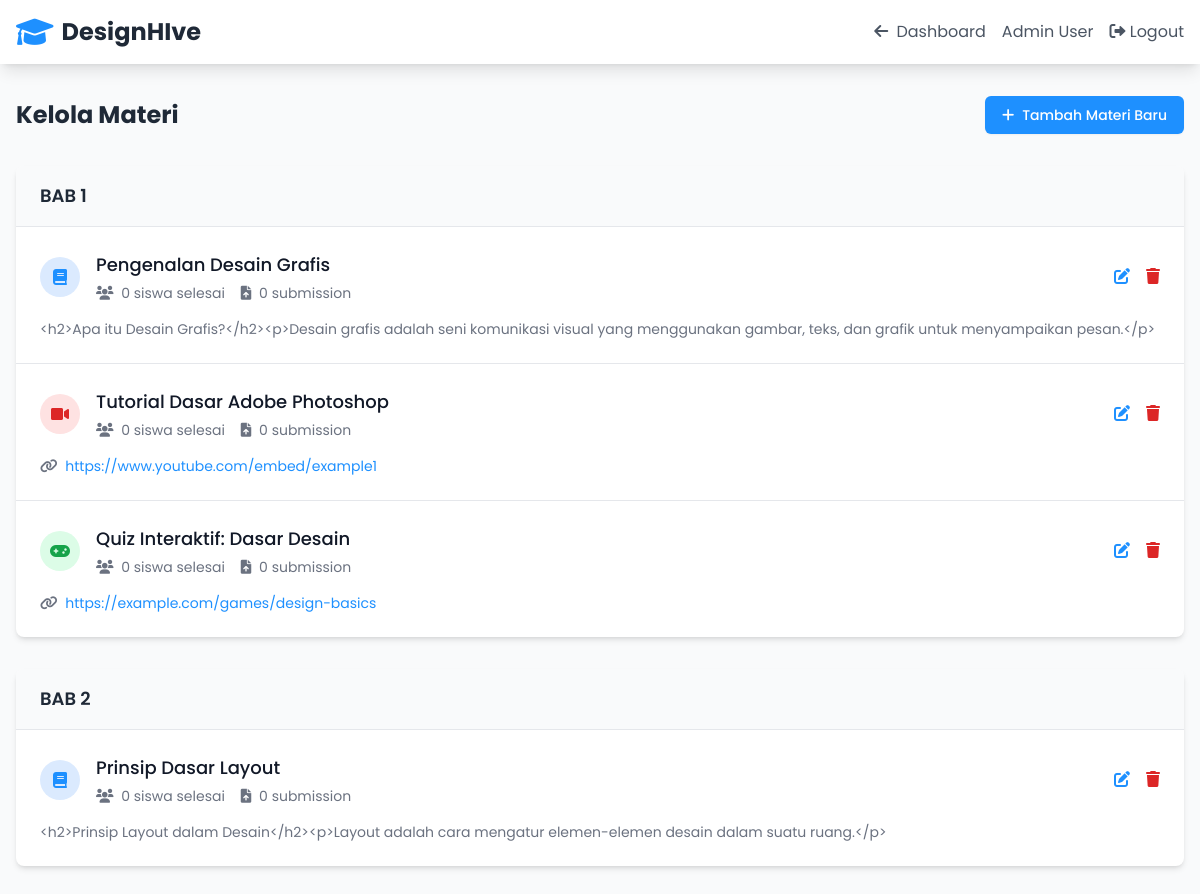
The app's page /admin/manage_materi.php (signed in) with its own data.
### tables this page shows
CREATE TABLE `materi` (
  `id` int(11) NOT NULL AUTO_INCREMENT,
  `chapter` int(11) NOT NULL,
  `phase` enum('text','video','minigame') NOT NULL,
  `title` varchar(255) NOT NULL,
  `content` text DEFAULT NULL,
  `url` varchar(255) DEFAULT NULL,
  `created_at` timestamp NOT NULL DEFAULT current_timestamp(),
  PRIMARY KEY (`id`)
);

### admin/manage_materi.php (the view, shortened to what this page needs)
<?php
require_once '../config/config.php';
$stmt = $pdo->prepare("
    SELECT m.*,
           COUNT(DISTINCT p.user_id) as completion_count,
           COUNT(DISTINCT s.id) as submission_count
    FROM materi m
    LEFT JOIN progress p ON m.id = p.materi_id AND p.completed = 1
    LEFT JOIN submissions s ON m.id = s.materi_id
    GROUP BY m.id
    ORDER BY m.chapter,
    CASE m.phase
        WHEN 'text' THEN 1
        WHEN 'video' THEN 2
        WHEN 'minigame' THEN 3
    END
");
$stmt->execute();
$materials = $stmt->fetchAll();
$chapters = [];
foreach ($materials as $material) {
    if (!isset($chapters[$material['chapter']])) {
        $chapters[$material['chapter']] = [];
    }
    $chapters[$material['chapter']][] = $material;
}
?>
<!DOCTYPE html>
<html lang="en">
<head>
    <script src="https://cdn.tailwindcss.com"></script>
    <link rel="stylesheet" href="https://cdnjs.cloudflare.com/ajax/libs/font-awesome/6.0.0-beta3/css/all.min.css">
</head>
<body class="font-poppins bg-gray-50">
    <nav class="bg-white shadow-lg">
        <div class="max-w-7xl mx-auto px-4">
            <div class="flex justify-between items-center h-16">
                <div class="flex items-center">
                    <a href="dashboard.php" class="flex items-center">
                        <i class="fas fa-graduation-cap text-primary text-3xl mr-2"></i>
                        <span class="text-2xl font-bold text-gray-800">DesignHIve</span>
                    </a>
                </div>
                <div class="flex items-center space-x-4">
                    <a href="dashboard.php" class="text-gray-600 hover:text-primary">
                        <i class="fas fa-arrow-left mr-1"></i> Dashboard
                    </a>
                    <span class="text-gray-600"><?php echo htmlspecialchars($_SESSION['name']); ?></span>
                    <a href="../includes/auth/logout.php" class="text-gray-600 hover:text-primary">
                        <i class="fas fa-sign-out-alt"></i> Logout
                    </a>
                </div>
            </div>
        </div>
    </nav>
    <div class="max-w-7xl mx-auto px-4 py-8">
        <div class="flex justify-between items-center mb-8">
            <h1 class="text-2xl font-bold text-gray-800">Kelola Materi</h1>
            <a href="add_materi.php" class="inline-flex items-center px-4 py-2 border border-transparent rounded-md shadow-sm text-sm font-medium text-white bg-primary hover:bg-blue-600 focus:outline-none focus:ring-2 focus:ring-offset-2 focus:ring-primary">
                <i class="fas fa-plus mr-2"></i>
                Tambah Materi Baru
            </a>
        </div>
        <div class="space-y-8">
            <?php foreach ($chapters as $chapter_num => $chapter_materials): ?>
                <div class="bg-white rounded-lg shadow-md overflow-hidden">
                    <div class="bg-gray-50 px-6 py-4 border-b border-gray-200">
                        <h2 class="text-lg font-semibold text-gray-800">BAB <?php echo $chapter_num; ?></h2>
                    </div>
                    <div class="divide-y divide-gray-200">
                        <?php foreach ($chapter_materials as $material): ?>
                            <div class="p-6">
                                <div class="flex items-center justify-between">
                                    <div class="flex items-center">
                                        <div class="flex-shrink-0">
                                            <div class="w-10 h-10 rounded-full flex items-center justify-center <?php
                                                switch($material['phase']) {
                                                    case 'text':
                                                        echo 'bg-blue-100 text-primary';
                                                        break;
                                                    case 'video':
                                                        echo 'bg-red-100 text-red-600';
                                                        break;
                                                    case 'minigame':
                                                        echo 'bg-green-100 text-green-600';
                                                        break;
                                                }
                                            ?>">
                                                <i class="fas <?php
                                                    switch($material['phase']) {
                                                        case 'text':
                                                            echo 'fa-book';
                                                            break;
                                                        case 'video':
                                                            echo 'fa-video';
                                                            break;
                                                        case 'minigame':
                                                            echo 'fa-gamepad';
                                                            break;
                                                    }
                                                ?>"></i>
                                            </div>
                                        </div>
                                        <div class="ml-4">
                                            <h3 class="text-lg font-medium text-gray-900">
                                                <?php echo htmlspecialchars($material['title']); ?>
                                            </h3>
                                            <div class="mt-1 flex items-center text-sm text-gray-500">
                                                <span class="mr-4">
                                                    <i class="fas fa-users mr-1"></i>
                                                    <?php echo $material['completion_count']; ?> siswa selesai
                                                </span>
                                                <span>
                                                    <i class="fas fa-file-upload mr-1"></i>
                                                    <?php echo $material['submission_count']; ?> submission
                                                </span>
                                            </div>
                                        </div>
                                    </div>
                                    <div class="flex items-center space-x-4">
                                        <a href="edit_materi.php?id=<?php echo $material['id']; ?>"
                                           class="text-primary hover:text-blue-600">
                                            <i class="fas fa-edit"></i>
                                        </a>
                                        <form method="POST" class="inline"
                                              onsubmit="return confirm('Yakin ingin menghapus materi ini?');">
                                            <button type="submit" name="delete" class="text-red-600 hover:text-red-800">
                                                <i class="fas fa-trash"></i>
                                            </button>
                                        </form>
                                    </div>
                                </div>
                                <div class="mt-4 text-sm text-gray-500">
                                    <?php
                                        $content = $material['content'];
                                        echo nl2br(htmlspecialchars($content));
                                    ?>
                                </div>
                                <?php if ($material['url']): ?>
                                    <div class="mt-2 text-sm text-gray-500">
                                        <i class="fas fa-link mr-1"></i>
                                        <a href="<?php echo htmlspecialchars($material['url']); ?>"
                                           target="_blank"
                                           class="text-primary hover:text-blue-600">
                                            <?php echo htmlspecialchars($material['url']); ?>
                                        </a>
                                    </div>
                                <?php endif; ?>
                            </div>
                        <?php endforeach; ?>
                    </div>
                </div>
            <?php endforeach; ?>
        </div>
    </div>
</body>
</html>

### records on screen
materi: title "Pengenalan Desain Grafis", completion_count "0", submission_count "0", content "<h2>Apa itu Desain Grafis?</h2><p>Desain grafis adalah seni komunikasi visual yang menggunakan gambar, teks, dan grafik untuk menyampaikan pesan.</p>"
materi: title "Tutorial Dasar Adobe Photoshop", completion_count "0", submission_count "0", url "https://www.youtube.com/embed/example1"
materi: title "Quiz Interaktif: Dasar Desain", completion_count "0", submission_count "0", url "https://example.com/games/design-basics"
materi: title "Prinsip Dasar Layout", completion_count "0", submission_count "0", content "<h2>Prinsip Layout dalam Desain</h2><p>Layout adalah cara mengatur elemen-elemen desain dalam suatu ruang.</p>"

### other values on screen
$_SESSION['name'] "Admin User"
$chapter_num "1"
$chapter_num "2"
